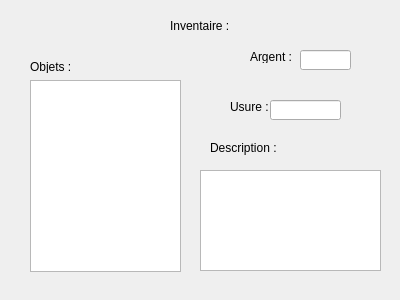
<?xml version="1.0" encoding="UTF-8"?>
<ui version="4.0">
 <class>Inventaire</class>
 <widget class="QDialog" name="Inventaire">
  <property name="geometry">
   <rect>
    <x>0</x>
    <y>0</y>
    <width>400</width>
    <height>300</height>
   </rect>
  </property>
  <property name="windowTitle">
   <string>Dialog</string>
  </property>
  <widget class="QLabel" name="label">
   <property name="geometry">
    <rect>
     <x>170</x>
     <y>10</y>
     <width>71</width>
     <height>31</height>
    </rect>
   </property>
   <property name="text">
    <string>Inventaire :</string>
   </property>
  </widget>
  <widget class="QListWidget" name="listWidget">
   <property name="geometry">
    <rect>
     <x>30</x>
     <y>80</y>
     <width>151</width>
     <height>192</height>
    </rect>
   </property>
  </widget>
  <widget class="QLabel" name="label_2">
   <property name="geometry">
    <rect>
     <x>30</x>
     <y>60</y>
     <width>47</width>
     <height>13</height>
    </rect>
   </property>
   <property name="text">
    <string>Objets :</string>
   </property>
  </widget>
  <widget class="QLabel" name="label_3">
   <property name="geometry">
    <rect>
     <x>250</x>
     <y>50</y>
     <width>47</width>
     <height>13</height>
    </rect>
   </property>
   <property name="text">
    <string>Argent :</string>
   </property>
  </widget>
  <widget class="QLineEdit" name="lineEdit">
   <property name="geometry">
    <rect>
     <x>300</x>
     <y>50</y>
     <width>51</width>
     <height>20</height>
    </rect>
   </property>
  </widget>
  <widget class="QLabel" name="label_4">
   <property name="geometry">
    <rect>
     <x>230</x>
     <y>100</y>
     <width>47</width>
     <height>13</height>
    </rect>
   </property>
   <property name="text">
    <string>Usure :</string>
   </property>
  </widget>
  <widget class="QLineEdit" name="lineEdit_2">
   <property name="geometry">
    <rect>
     <x>270</x>
     <y>100</y>
     <width>71</width>
     <height>20</height>
    </rect>
   </property>
  </widget>
  <widget class="QLabel" name="label_5">
   <property name="geometry">
    <rect>
     <x>210</x>
     <y>140</y>
     <width>71</width>
     <height>16</height>
    </rect>
   </property>
   <property name="text">
    <string>Description :</string>
   </property>
  </widget>
  <widget class="QTextEdit" name="textEdit">
   <property name="geometry">
    <rect>
     <x>200</x>
     <y>170</y>
     <width>181</width>
     <height>101</height>
    </rect>
   </property>
  </widget>
 </widget>
 <resources/>
 <connections/>
</ui>
